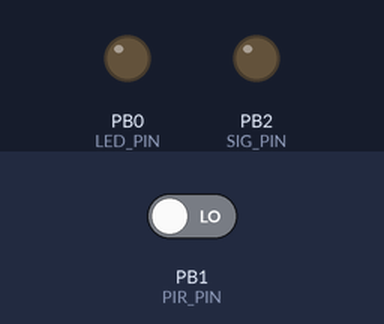
Recording of a sketch running on a simulated ATtiny85, built with avr-gcc and run on an emulated ATtiny85. Parts: output pins drawn as LEDs (lit = HIGH). The test bench sets the inputs (shaded band); at power-on: PB1 (PIR_PIN) LOW.

Above: at 1.3 s.
1.4 s: PB1 (PIR_PIN) driven HIGH
At 1.68 s:
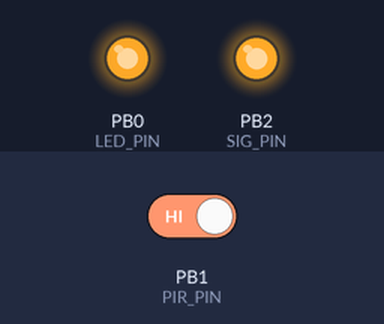
At 4.18 s:
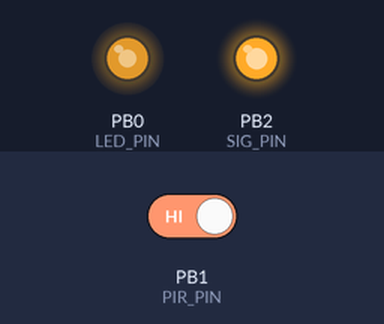
4.4 s: PB1 (PIR_PIN) driven LOW
At 4.55 s:
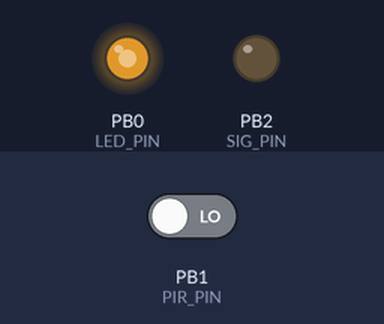
Timing chart, 0 to 9.0 s (numbered marks = the images above; inputs shaded):
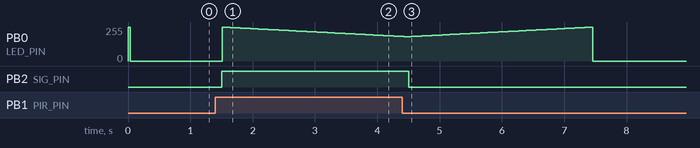

The sketch:

attiny-motion_fade.ino
```cpp
#define PIR_PIN 1
#define LED_PIN 0
#define SIG_PIN 2
#define FADE_STEP 1
#define FADE_DELAY 40
#define FADE_STOP 0
#define FADE_UP 1
#define FADE_DOWN 2

int delayTime = 0;
int brightness = 0;
int fadeMode = FADE_UP;
int readState = 0;

// the setup function runs once when you press reset or power the board
void setup() {
//  pinMode(LED_BUILTIN, OUTPUT);
  pinMode(LED_PIN, OUTPUT);
  pinMode(PIR_PIN, INPUT);
  pinMode(SIG_PIN, OUTPUT);
  digitalWrite(SIG_PIN, LOW);
//  digitalWrite(LED_BUILTIN, LOW);
  analogWrite(LED_PIN, 0);

  cli();

  // COM0A inverted, WGM fast PWM
  TCCR0A |= (1<<COM0A1)|(1<<COM0A0)|(1<<WGM01)|(1<<WGM00);

  // CS prescaler 64, f_pwm = f_clk/(N * 256)
  TCCR0B |= (1<<CS01)|(1<<CS00);

  // enable Timer/Counter0 output compare match A interrupt
  TIMSK |= (1<<OCIE0A);


////  // Timer/Counter Compare Register set PB0 to inverted output and fast PWM mode
///  TCCR0A = 3<<COM0A0 | 3<<WGM00;

  // configure timer0 for 2kHz interrutps
//  cli();
//  TCCR0A = 0;
//  TCCR0B = 0;
//  TCNT0 = 0;
//  OCR0A = 124; // set compare match register
//  TCCR0A |= (1 << WGM01); // turn on CTC mode
//  TCCR0B |= (1 << CS01) | (1 << CS00); // Set CS01 and CS00 bits for 64 prescaler


////  TIMSK |= (1<< OCIE0A); // enable timer compare interrupt

  sei();
}


ISR(TIMER0_COMPA_vect) {
  delayTime += 2; // 2ms between interrupts
  if (delayTime >= FADE_DELAY) {
    delayTime = 0;
    if (fadeMode != FADE_STOP) {
      adjustBrightness();
    }
  }
}


void adjustBrightness() {
  if (fadeMode == FADE_UP) {
    brightness +=  FADE_STEP;
  }
  else if (fadeMode == FADE_DOWN) {
    brightness -= FADE_STEP;
  }
  else {
    return;
  }

  if (brightness >= 255) {
    brightness = 255;
    fadeMode = FADE_STOP;
  }
  else if (brightness <= 0) {
    brightness = 0;
    fadeMode = FADE_STOP;
  }
  analogWrite(LED_PIN, brightness);
}


// the loop function runs over and over again forever
void loop() {
  readState = digitalRead(PIR_PIN);
  if (readState == HIGH) {
    digitalWrite(SIG_PIN, HIGH);
    fadeMode = FADE_UP;
  }
  else {
    digitalWrite(SIG_PIN, LOW);
    fadeMode = FADE_DOWN;
  }
  delay(250);
}
```

Measured:
- after the input at 1.4 s, PB2 (SIG_PIN): LOW → HIGH after 0.10 s
- after the input at 4.4 s, PB2 (SIG_PIN): HIGH → LOW after 0.10 s
